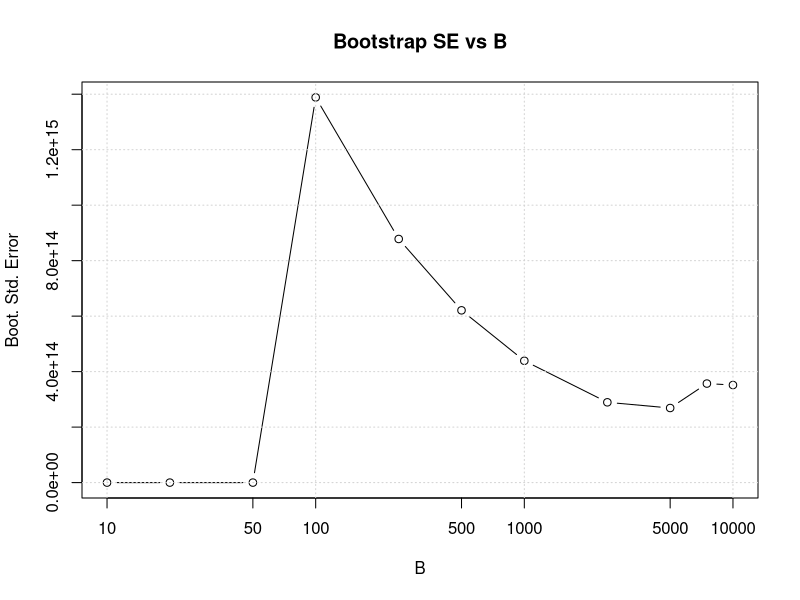
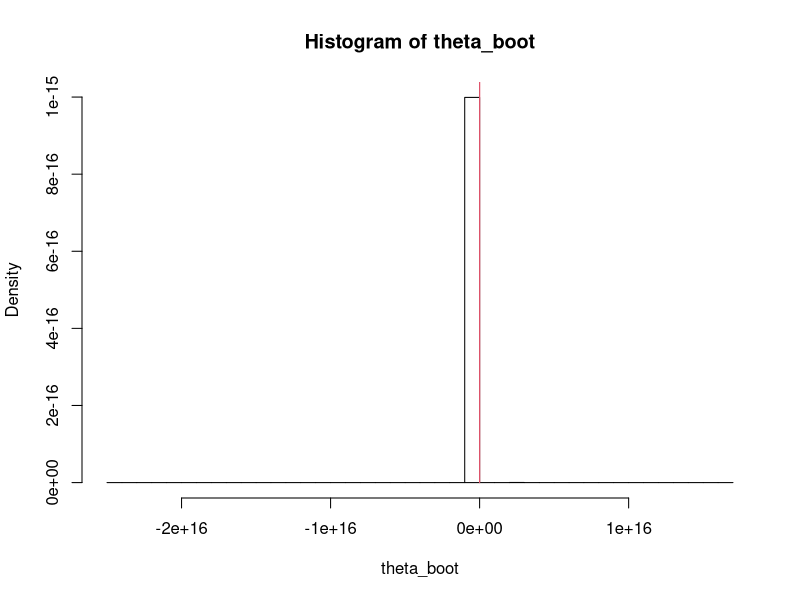

Write the R code that produced these figures, in order.
## Question 3
##------------------------------------------------
ID<-c(1:10)
x1<-c(0.8,-1.23,1.25,-0.28,-0.03,0.61,1.43,-0.54,-0.35,-1.60)
x2<-c(0.64,-1.69,1.47,-0.14,-0.18,0.43,1.61,-0.31,-0.38,-1.82)
(q3.df <- data.frame(ID,x1,x2))

# 3.1 --------------------------------------
# Calculate the means
(mean_x1 <- mean(q3.df$x1))
(mean_x2 <- mean(q3.df$x2))

(theta.obs <- mean_x1 / mean_x2)


# Classical method for standard error
classical_se <- function(x1, x2) {
  n <- length(x1)
  mean_x1 <- mean(x1)
  mean_x2 <- mean(x2)
  
  var_x1 <- var(x1)
  var_x2 <- var(x2)
  
  se <- sqrt((1 / mean_x2)^2 * (var_x1 / n) + 
               (-mean_x1 / mean_x2^2)^2 * (var_x2 / n))
  se
}

# Calculate classical SE
classical_se(x1, x2)



### 3.2 ----------------------------------------------------
## Non-parameteric bootstrap 
# Define the dataset
ID <- c(1:10)
x1 <- c(0.8, -1.23, 1.25, -0.28, -0.03, 0.61, 1.43, -0.54, -0.35, -1.60)
x2 <- c(0.64, -1.69, 1.47, -0.14, -0.18, 0.43, 1.61, -0.31, -0.38, -1.82)

# Calculate the ratio statistic
theta_hat <- function(x1, x2) {
  mean(x1) / mean(x2)
}

theta_hat(x1, x2)

# Bootstrap standard error function
bootstrap_se <- function(x1, x2, B) {
  set.seed(2025)
  n <- length(x1)
  theta_boot <- numeric(B)
  for (b in 1:B) {
    # Resample with replacement
    indices <- sample(1:n, size = n, replace = TRUE)
    x1_sample <- x1[indices]
    x2_sample <- x2[indices]
    
    # Check for mean(x2) != 0
    if (mean(x2_sample) != 0) {
      theta_boot[b] <- theta_hat(x1_sample, x2_sample)
    } else {
      theta_boot[b] <- NA  # Assign NA if mean(x2) = 0
    }
  }
  #sd(na.omit(theta_boot))/sqrt(n)
  sqrt(var(na.omit(theta_boot)))
}

bootstrap_B <- c(10, 20, 50, 100, 250, 500, 1000, 2500, 5000, 7500, 10000)
(bootstrap_se_values <- sapply(bootstrap_B, function(B) bootstrap_se(x1, x2, B)))

# Combine results
(results <- data.frame(B = bootstrap_B, Bootstrap_SE = bootstrap_se_values))

# Plot Bootstrap SE vs B
plot(results$B, results$Bootstrap_SE, type = "b", log = "x",
     xlab = "B", ylab = "Boot. Std. Error",
     main = "Bootstrap SE vs B")
grid()

###--------
# n<-length(x1)
# B<-1000
# index<-c(1:n)
# theta.boot<-c(1:B)
# for(i in 1:B)
# {   
#   i.boot<-sample(index, size=n, replace=T)
#   x1.boot<-y[i.boot]
#   x2.boot<-z[i.boot]
#   theta.boot[i]<-mean(x1.boot)/mean(x2.boot)
# } 
# 
# (se.boot <- sqrt( ((n-1)/n)*sum((theta.boot-mean(theta.boot))^2) ))


##--------Jacknife ----------------------------

(n <- length(x1))
m.jack <- c(1:n)

for(i in 1:n) {
  cat(i)
  x1.jack <- x1[ - c(i)]
  x2.jack <- x2[ - c(i)]
  m.jack[i] <- mean(x2.jack)/mean(x1.jack)
}
mean(m.jack)
# for bias
(n - 1) * (mean(m.jack) - theta.obs) # 5.819458
# for standard error
(se.jack <- sqrt( ((n-1)/n)*sum((m.jack-mean(m.jack))^2) )) # 3.400245


### 3.3 ---------------------------------------------------------------
# Confidence interval using bootstrap estimates
# Data
ID <- c(1:10)
x1 <- c(0.8, -1.23, 1.25, -0.28, -0.03, 0.61, 1.43, -0.54, -0.35, -1.60)
x2 <- c(0.64, -1.69, 1.47, -0.14, -0.18, 0.43, 1.61, -0.31, -0.38, -1.82)
q3df <- data.frame(ID,x1,x2, d=(x1-x2), theta=(x1/x2))

n <- length(x1)
set.seed(2025)
B = 10000
theta_boot<-c(1:B)

for (b in 1:B) {
  # Resample with replacement
  indices <- sample(1:n, size = n, replace = TRUE)
  x1_sample <- x1[indices]
  x2_sample <- x2[indices]
  theta_boot[b] <- mean(x1_sample) / mean(x2_sample)
}

t.up<-quantile(theta_boot,probs=c(0.975))
t.lo<-quantile(theta_boot,probs=c(0.025))
c(t.up,t.lo)   # [-1.476429 , 3.276681]

hist(theta_boot,nclass=50,col=0,probability=TRUE)
lines(c(t.up,t.up),c(0,20),col=2)
lines(c(t.lo,t.lo),c(0,10),col=2)


#### 3.4 ------------------------------------------------------------------
# Hypothesis test using bootstrap
# Data
x1 <- c(0.8, -1.23, 1.25, -0.28, -0.03, 0.61, 1.43, -0.54, -0.35, -1.60)
x2 <- c(0.64, -1.69, 1.47, -0.14, -0.18, 0.43, 1.61, -0.31, -0.38, -1.82)

# Observed theta
theta.obs <- mean(x1) / mean(x2)

# Transform x2 under H0 to ensure theta = 1
x2.null <- x2 * (mean(x1) / mean(x2))
x2.null

#mean(x1) / mean(x2.null)

# Bootstrap procedure
n <- length(x1)
B = 10000
theta.boot <- c(1:B)

set.seed(2025)

for (b in 1:B) {
  indices <- sample(1:n, size = n, replace = TRUE)
  x1.boot <- x1[indices]
  x2.boot <- x2.null[indices]
  theta.boot[b] <- mean(x1.boot) / mean(x2.boot)
}

#(pmc <- (1+sum(abs(theta.boot) > abs(theta.obs)))/(B+1))
(pmc <- (1+sum(theta.boot >= theta.obs))/(B+1))

